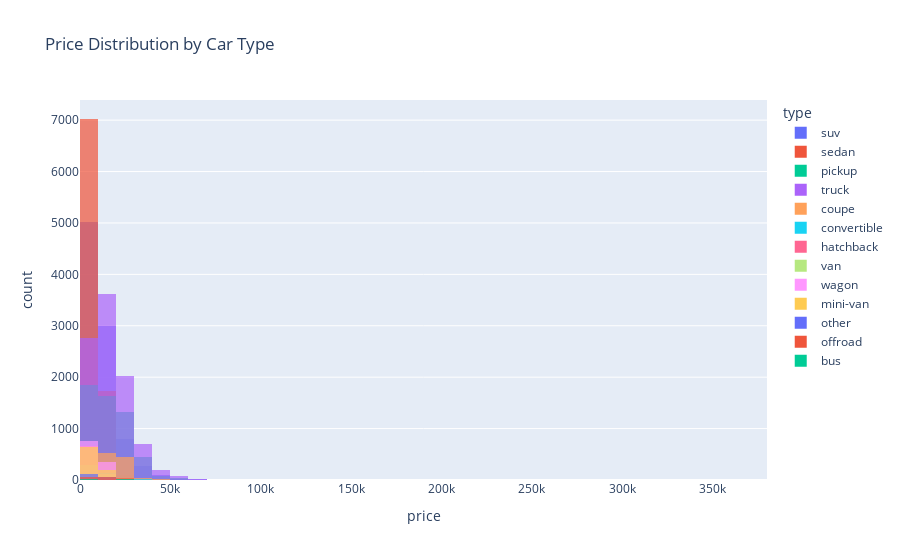
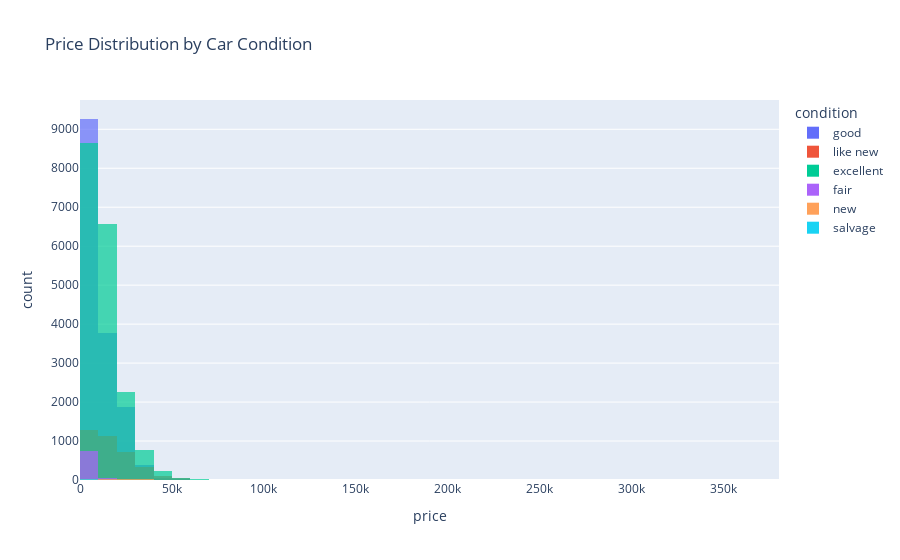

Here is the notebook cell these charts were saved with, in order:
### Markdown cell above
Ok we have handled all the missing values. Now it's time to do a bit more cleaning like making the type of car all lowercase and then make some graphs and histograms

### Code cell
# Histogram for Car price per car type
fig = px.histogram(df, x='price', color='type', nbins=50, title='Price Distribution by Car Type', opacity=0.7, barmode='overlay')
fig.show()

# Histogram of Price by car's condition
fig= px.histogram(df, x='price', color='condition', nbins=50, title='Price Distribution by Car Condition', opacity=0.7, barmode='overlay')
fig.show()

### Figure 1 — Plotly figure (JSON) as saved in the notebook; plotly's stock layout.template omitted (floating-point values rounded to 4 significant figures; data arrays with more than 128 entries replaced by an {"elided": "..."} marker saying what was removed)
{"data": [{"bingroup": "x", "hovertemplate": "type=suv<br>price=%{x}<br>count=%{y}<extra></extra>", "legendgroup": "suv", "marker": {"color": "#636efa", "opacity": 0.7, "pattern": {"shape": ""}}, "name": "suv", "nbinsx": 50, "orientation": "v", "showlegend": true, "type": "histogram", "x": {"elided": "9230 int values"}, "xaxis": "x", "yaxis": "y"}, {"bingroup": "x", "hovertemplate": "type=sedan<br>price=%{x}<br>count=%{y}<extra></extra>", "legendgroup": "sedan", "marker": {"color": "#EF553B", "opacity": 0.7, "pattern": {"shape": ""}}, "name": "sedan", "nbinsx": 50, "orientation": "v", "showlegend": true, "type": "histogram", "x": {"elided": "8849 int values"}, "xaxis": "x", "yaxis": "y"}, {"bingroup": "x", "hovertemplate": "type=pickup<br>price=%{x}<br>count=%{y}<extra></extra>", "legendgroup": "pickup", "marker": {"color": "#00cc96", "opacity": 0.7, "pattern": {"shape": ""}}, "name": "pickup", "nbinsx": 50, "orientation": "v", "showlegend": true, "type": "histogram", "x": {"elided": "5353 int values"}, "xaxis": "x", "yaxis": "y"}, {"bingroup": "x", "hovertemplate": "type=truck<br>price=%{x}<br>count=%{y}<extra></extra>", "legendgroup": "truck", "marker": {"color": "#ab63fa", "opacity": 0.7, "pattern": {"shape": ""}}, "name": "truck", "nbinsx": 50, "orientation": "v", "showlegend": true, "type": "histogram", "x": {"elided": "9391 int values"}, "xaxis": "x", "yaxis": "y"}, {"bingroup": "x", "hovertemplate": "type=coupe<br>price=%{x}<br>count=%{y}<extra></extra>", "legendgroup": "coupe", "marker": {"color": "#FFA15A", "opacity": 0.7, "pattern": {"shape": ""}}, "name": "coupe", "nbinsx": 50, "orientation": "v", "showlegend": true, "type": "histogram", "x": {"elided": "1717 int values"}, "xaxis": "x", "yaxis": "y"}, {"bingroup": "x", "hovertemplate": "type=convertible<br>price=%{x}<br>count=%{y}<extra></extra>", "legendgroup": "convertible", "marker": {"color": "#19d3f3", "opacity": 0.7, "pattern": {"shape": ""}}, "name": "convertible", "nbinsx": 50, "orientation": "v", "showlegend": true, "type": "histogram", "x": {"elided": "346 int values"}, "xaxis": "x", "yaxis": "y"}, {"bingroup": "x", "hovertemplate": "type=hatchback<br>price=%{x}<br>count=%{y}<extra></extra>", "legendgroup": "hatchback", "marker": {"color": "#FF6692", "opacity": 0.7, "pattern": {"shape": ""}}, "name": "hatchback", "nbinsx": 50, "orientation": "v", "showlegend": true, "type": "histogram", "x": {"elided": "793 int values"}, "xaxis": "x", "yaxis": "y"}, {"bingroup": "x", "hovertemplate": "type=van<br>price=%{x}<br>count=%{y}<extra></extra>", "legendgroup": "van", "marker": {"color": "#B6E880", "opacity": 0.7, "pattern": {"shape": ""}}, "name": "van", "nbinsx": 50, "orientation": "v", "showlegend": true, "type": "histogram", "x": {"elided": "436 int values"}, "xaxis": "x", "yaxis": "y"}, {"bingroup": "x", "hovertemplate": "type=wagon<br>price=%{x}<br>count=%{y}<extra></extra>", "legendgroup": "wagon", "marker": {"color": "#FF97FF", "opacity": 0.7, "pattern": {"shape": ""}}, "name": "wagon", "nbinsx": 50, "orientation": "v", "showlegend": true, "type": "histogram", "x": {"elided": "1164 int values"}, "xaxis": "x", "yaxis": "y"}, {"bingroup": "x", "hovertemplate": "type=mini-van<br>price=%{x}<br>count=%{y}<extra></extra>", "legendgroup": "mini-van", "marker": {"color": "#FECB52", "opacity": 0.7, "pattern": {"shape": ""}}, "name": "mini-van", "nbinsx": 50, "orientation": "v", "showlegend": true, "type": "histogram", "x": {"elided": "883 int values"}, "xaxis": "x", "yaxis": "y"}, {"bingroup": "x", "hovertemplate": "type=other<br>price=%{x}<br>count=%{y}<extra></extra>", "legendgroup": "other", "marker": {"color": "#636efa", "opacity": 0.7, "pattern": {"shape": ""}}, "name": "other", "nbinsx": 50, "orientation": "v", "showlegend": true, "type": "histogram", "x": {"elided": "197 int values"}, "xaxis": "x", "yaxis": "y"}, {"bingroup": "x", "hovertemplate": "type=offroad<br>price=%{x}<br>count=%{y}<extra></extra>", "legendgroup": "offroad", "marker": {"color": "#EF553B", "opacity": 0.7, "pattern": {"shape": ""}}, "name": "offroad", "nbinsx": 50, "orientation": "v", "showlegend": true, "type": "histogram", "x": {"elided": "169 int values"}, "xaxis": "x", "yaxis": "y"}, {"bingroup": "x", "hovertemplate": "type=bus<br>price=%{x}<br>count=%{y}<extra></extra>", "legendgroup": "bus", "marker": {"color": "#00cc96", "opacity": 0.7, "pattern": {"shape": ""}}, "name": "bus", "nbinsx": 50, "orientation": "v", "showlegend": true, "type": "histogram", "x": [10500, 28990, 10500, 4995, 28990, 28990, 4995, 28990, 28990, 28990, 4995, 28990, 4995, 28990, 6997, 7900, 7500, 4995, 10000, 6997, 6997, 28990, 28990], "xaxis": "x", "yaxis": "y"}], "layout": {"barmode": "overlay", "legend": {"title": {"text": "type"}, "tracegroupgap": 0}, "title": {"text": "Price Distribution by Car Type"}, "xaxis": {"anchor": "y", "domain": [0, 1], "title": {"text": "price"}}, "yaxis": {"anchor": "x", "domain": [0, 1], "title": {"text": "count"}}}}

### Figure 2 — Plotly figure (JSON) as saved in the notebook; plotly's stock layout.template omitted (floating-point values rounded to 4 significant figures; data arrays with more than 128 entries replaced by an {"elided": "..."} marker saying what was removed)
{"data": [{"bingroup": "x", "hovertemplate": "condition=good<br>price=%{x}<br>count=%{y}<extra></extra>", "legendgroup": "good", "marker": {"color": "#636efa", "opacity": 0.7, "pattern": {"shape": ""}}, "name": "good", "nbinsx": 50, "orientation": "v", "showlegend": true, "type": "histogram", "x": {"elided": "15402 int values"}, "xaxis": "x", "yaxis": "y"}, {"bingroup": "x", "hovertemplate": "condition=like new<br>price=%{x}<br>count=%{y}<extra></extra>", "legendgroup": "like new", "marker": {"color": "#EF553B", "opacity": 0.7, "pattern": {"shape": ""}}, "name": "like new", "nbinsx": 50, "orientation": "v", "showlegend": true, "type": "histogram", "x": {"elided": "3622 int values"}, "xaxis": "x", "yaxis": "y"}, {"bingroup": "x", "hovertemplate": "condition=excellent<br>price=%{x}<br>count=%{y}<extra></extra>", "legendgroup": "excellent", "marker": {"color": "#00cc96", "opacity": 0.7, "pattern": {"shape": ""}}, "name": "excellent", "nbinsx": 50, "orientation": "v", "showlegend": true, "type": "histogram", "x": {"elided": "18578 int values"}, "xaxis": "x", "yaxis": "y"}, {"bingroup": "x", "hovertemplate": "condition=fair<br>price=%{x}<br>count=%{y}<extra></extra>", "legendgroup": "fair", "marker": {"color": "#ab63fa", "opacity": 0.7, "pattern": {"shape": ""}}, "name": "fair", "nbinsx": 50, "orientation": "v", "showlegend": true, "type": "histogram", "x": {"elided": "794 int values"}, "xaxis": "x", "yaxis": "y"}, {"bingroup": "x", "hovertemplate": "condition=new<br>price=%{x}<br>count=%{y}<extra></extra>", "legendgroup": "new", "marker": {"color": "#FFA15A", "opacity": 0.7, "pattern": {"shape": ""}}, "name": "new", "nbinsx": 50, "orientation": "v", "showlegend": true, "type": "histogram", "x": [34000, 30000, 44505, 23000, 7000, 8300, 76000, 26000, 37490, 37490, 32500, 4700, 84900, 6200, 7500, 12300, 45500, 28000, 4500, 9800, 14500, 29900, 3995, 42000, 42500, 33390, 4950, 12995, 6300, 4950, 18800, 12000, 8300, 51995, 58500, 35000, 28000, 17500, 8700, 2900, 2500, 11000, 16950, 15300, 54000, 38800, 14995, 41500, 8500, 38000, 55000, 4500, 46058, 25629, 38414, 50025, 45962, 64493, 41800, 52916, 30740, 22525, 56004, 30000, 22146, 25629, 64493, 21696, 29900, 13990, 29000, 6500, 4500, 4999, 11000, 9200, 18000, 38900, 50440, 22525, 64493, 30000, 36494, 36347, 36347, 36262, 64010, 56504, 47950, 37784, 56504, 45613, 8399, 46200, 14500, 21999, 16499, 69900, 20000, 9800, 3200, 65000, 6995, 3800, 19950, 6800, 8200, 19000, 66000], "xaxis": "x", "yaxis": "y"}, {"bingroup": "x", "hovertemplate": "condition=salvage<br>price=%{x}<br>count=%{y}<extra></extra>", "legendgroup": "salvage", "marker": {"color": "#19d3f3", "opacity": 0.7, "pattern": {"shape": ""}}, "name": "salvage", "nbinsx": 50, "orientation": "v", "showlegend": true, "type": "histogram", "x": [5500, 5000, 8000, 2500, 8000, 2700, 11000, 4100, 12900, 18500, 13500, 5500, 4500, 3750, 2000, 5000, 13000, 2950, 10700, 9975, 3500, 20750, 8750, 6750, 2950, 2495, 2500, 4500, 4700, 5200, 20750, 8750, 8725, 5000, 3000, 6000, 2500, 2250, 7000, 4800, 5000, 9900, 5000, 14500, 5000, 2700], "xaxis": "x", "yaxis": "y"}], "layout": {"barmode": "overlay", "legend": {"title": {"text": "condition"}, "tracegroupgap": 0}, "title": {"text": "Price Distribution by Car Condition"}, "xaxis": {"anchor": "y", "domain": [0, 1], "title": {"text": "price"}}, "yaxis": {"anchor": "x", "domain": [0, 1], "title": {"text": "count"}}}}
